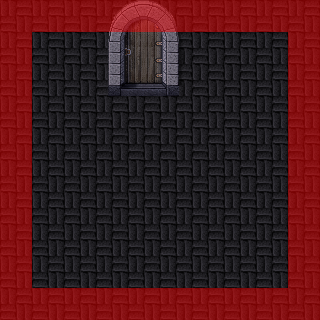

A 2D game scene composited from a Tiled map and its tileset images. What follows is a short description and the map's XML, with every tile layer's data as written:
An orthogonal 10x10 tile map with 32x32 px tiles, 3 tile layers (Tile Layer 1, Tile Layer 2, Collision) and 1 object (warp).

<map version="1.0" orientation="orthogonal" width="10" height="10" tilewidth="32" tileheight="32">
 <tileset firstgid="1" name="Test" tilewidth="32" tileheight="32">
  <image source="crypt.png" width="512" height="512" />
  <tile id="2">
   <properties>
    <property name="collision" value="true" />
   </properties>
  </tile>
 </tileset>
 <layer name="Tile Layer 1" width="10" height="10">
  <data>
   <tile gid="240" />
   <tile gid="240" />
   <tile gid="240" />
   <tile gid="240" />
   <tile gid="240" />
   <tile gid="240" />
   <tile gid="240" />
   <tile gid="240" />
   <tile gid="240" />
   <tile gid="240" />
   <tile gid="240" />
   <tile gid="240" />
   <tile gid="240" />
   <tile gid="240" />
   <tile gid="240" />
   <tile gid="240" />
   <tile gid="240" />
   <tile gid="240" />
   <tile gid="240" />
   <tile gid="240" />
   <tile gid="240" />
   <tile gid="240" />
   <tile gid="240" />
   <tile gid="240" />
   <tile gid="240" />
   <tile gid="240" />
   <tile gid="240" />
   <tile gid="240" />
   <tile gid="240" />
   <tile gid="240" />
   <tile gid="240" />
   <tile gid="240" />
   <tile gid="240" />
   <tile gid="240" />
   <tile gid="240" />
   <tile gid="240" />
   <tile gid="240" />
   <tile gid="240" />
   <tile gid="240" />
   <tile gid="240" />
   <tile gid="240" />
   <tile gid="240" />
   <tile gid="240" />
   <tile gid="240" />
   <tile gid="240" />
   <tile gid="240" />
   <tile gid="240" />
   <tile gid="240" />
   <tile gid="240" />
   <tile gid="240" />
   <tile gid="240" />
   <tile gid="240" />
   <tile gid="240" />
   <tile gid="240" />
   <tile gid="240" />
   <tile gid="240" />
   <tile gid="240" />
   <tile gid="240" />
   <tile gid="240" />
   <tile gid="240" />
   <tile gid="240" />
   <tile gid="240" />
   <tile gid="240" />
   <tile gid="240" />
   <tile gid="240" />
   <tile gid="240" />
   <tile gid="240" />
   <tile gid="240" />
   <tile gid="240" />
   <tile gid="240" />
   <tile gid="240" />
   <tile gid="240" />
   <tile gid="240" />
   <tile gid="240" />
   <tile gid="240" />
   <tile gid="240" />
   <tile gid="240" />
   <tile gid="240" />
   <tile gid="240" />
   <tile gid="240" />
   <tile gid="240" />
   <tile gid="240" />
   <tile gid="240" />
   <tile gid="240" />
   <tile gid="240" />
   <tile gid="240" />
   <tile gid="240" />
   <tile gid="240" />
   <tile gid="240" />
   <tile gid="240" />
   <tile gid="240" />
   <tile gid="240" />
   <tile gid="240" />
   <tile gid="240" />
   <tile gid="240" />
   <tile gid="240" />
   <tile gid="240" />
   <tile gid="240" />
   <tile gid="240" />
   <tile gid="240" />
  </data>
 </layer>
 <layer name="Tile Layer 2" width="10" height="10">
  <data>
   <tile gid="0" />
   <tile gid="0" />
   <tile gid="0" />
   <tile gid="136" />
   <tile gid="137" />
   <tile gid="138" />
   <tile gid="0" />
   <tile gid="0" />
   <tile gid="0" />
   <tile gid="0" />
   <tile gid="0" />
   <tile gid="0" />
   <tile gid="0" />
   <tile gid="152" />
   <tile gid="153" />
   <tile gid="154" />
   <tile gid="0" />
   <tile gid="0" />
   <tile gid="0" />
   <tile gid="0" />
   <tile gid="0" />
   <tile gid="0" />
   <tile gid="0" />
   <tile gid="168" />
   <tile gid="169" />
   <tile gid="170" />
   <tile gid="0" />
   <tile gid="0" />
   <tile gid="0" />
   <tile gid="0" />
   <tile gid="0" />
   <tile gid="0" />
   <tile gid="0" />
   <tile gid="0" />
   <tile gid="0" />
   <tile gid="0" />
   <tile gid="0" />
   <tile gid="0" />
   <tile gid="0" />
   <tile gid="0" />
   <tile gid="0" />
   <tile gid="0" />
   <tile gid="0" />
   <tile gid="0" />
   <tile gid="0" />
   <tile gid="0" />
   <tile gid="0" />
   <tile gid="0" />
   <tile gid="0" />
   <tile gid="0" />
   <tile gid="0" />
   <tile gid="0" />
   <tile gid="0" />
   <tile gid="0" />
   <tile gid="0" />
   <tile gid="0" />
   <tile gid="0" />
   <tile gid="0" />
   <tile gid="0" />
   <tile gid="0" />
   <tile gid="0" />
   <tile gid="0" />
   <tile gid="0" />
   <tile gid="0" />
   <tile gid="0" />
   <tile gid="0" />
   <tile gid="0" />
   <tile gid="0" />
   <tile gid="0" />
   <tile gid="0" />
   <tile gid="0" />
   <tile gid="0" />
   <tile gid="0" />
   <tile gid="0" />
   <tile gid="0" />
   <tile gid="0" />
   <tile gid="0" />
   <tile gid="0" />
   <tile gid="0" />
   <tile gid="0" />
   <tile gid="0" />
   <tile gid="0" />
   <tile gid="0" />
   <tile gid="0" />
   <tile gid="0" />
   <tile gid="0" />
   <tile gid="0" />
   <tile gid="0" />
   <tile gid="0" />
   <tile gid="0" />
   <tile gid="0" />
   <tile gid="0" />
   <tile gid="0" />
   <tile gid="0" />
   <tile gid="0" />
   <tile gid="0" />
   <tile gid="0" />
   <tile gid="0" />
   <tile gid="0" />
   <tile gid="0" />
  </data>
 </layer>
 <layer name="Collision" width="10" height="10">
  <data>
   <tile gid="13" />
   <tile gid="13" />
   <tile gid="13" />
   <tile gid="13" />
   <tile gid="13" />
   <tile gid="13" />
   <tile gid="13" />
   <tile gid="13" />
   <tile gid="13" />
   <tile gid="13" />
   <tile gid="13" />
   <tile gid="0" />
   <tile gid="0" />
   <tile gid="0" />
   <tile gid="0" />
   <tile gid="0" />
   <tile gid="0" />
   <tile gid="0" />
   <tile gid="0" />
   <tile gid="13" />
   <tile gid="13" />
   <tile gid="0" />
   <tile gid="0" />
   <tile gid="0" />
   <tile gid="0" />
   <tile gid="0" />
   <tile gid="0" />
   <tile gid="0" />
   <tile gid="0" />
   <tile gid="13" />
   <tile gid="13" />
   <tile gid="0" />
   <tile gid="0" />
   <tile gid="0" />
   <tile gid="0" />
   <tile gid="0" />
   <tile gid="0" />
   <tile gid="0" />
   <tile gid="0" />
   <tile gid="13" />
   <tile gid="13" />
   <tile gid="0" />
   <tile gid="0" />
   <tile gid="0" />
   <tile gid="0" />
   <tile gid="0" />
   <tile gid="0" />
   <tile gid="0" />
   <tile gid="0" />
   <tile gid="13" />
   <tile gid="13" />
   <tile gid="0" />
   <tile gid="0" />
   <tile gid="0" />
   <tile gid="0" />
   <tile gid="0" />
   <tile gid="0" />
   <tile gid="0" />
   <tile gid="0" />
   <tile gid="13" />
   <tile gid="13" />
   <tile gid="0" />
   <tile gid="0" />
   <tile gid="0" />
   <tile gid="0" />
   <tile gid="0" />
   <tile gid="0" />
   <tile gid="0" />
   <tile gid="0" />
   <tile gid="13" />
   <tile gid="13" />
   <tile gid="0" />
   <tile gid="0" />
   <tile gid="0" />
   <tile gid="0" />
   <tile gid="0" />
   <tile gid="0" />
   <tile gid="0" />
   <tile gid="0" />
   <tile gid="13" />
   <tile gid="13" />
   <tile gid="0" />
   <tile gid="0" />
   <tile gid="0" />
   <tile gid="0" />
   <tile gid="0" />
   <tile gid="0" />
   <tile gid="0" />
   <tile gid="0" />
   <tile gid="13" />
   <tile gid="13" />
   <tile gid="13" />
   <tile gid="13" />
   <tile gid="13" />
   <tile gid="13" />
   <tile gid="13" />
   <tile gid="13" />
   <tile gid="13" />
   <tile gid="13" />
   <tile gid="13" />
  </data>
 </layer>
 <objectgroup name="warps" width="10" height="10">
  <object name="warp" x="128" y="64" width="32" height="32">
   <properties>
    <property name="mapa" value="mapa5" />
    <property name="x" value="100" />
    <property name="y" value="100" />
   </properties>
  </object>
 </objectgroup>
</map>
